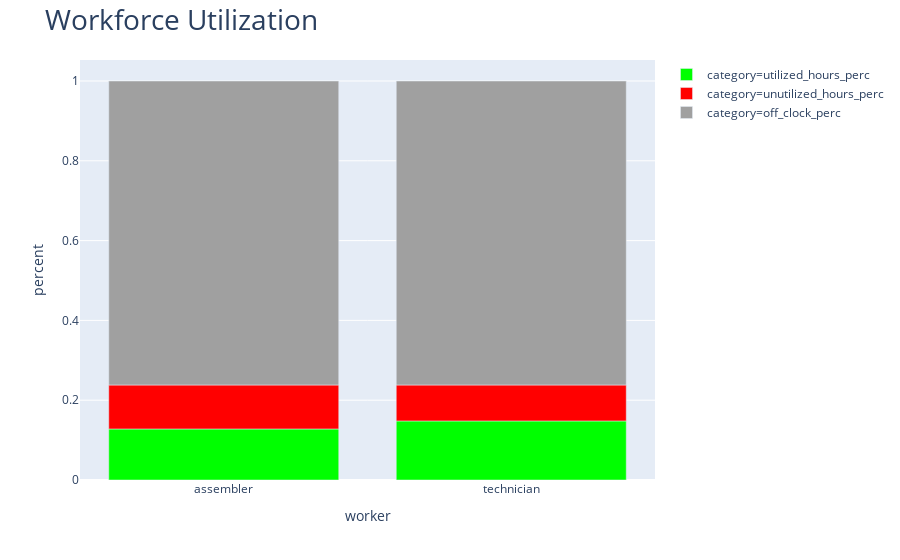

The code cell stored with this chart in its notebook:
### Code cell
output_viewer.plot_worker_utilization(worker_df=worker_df,
                                      worker_cap_dict=worker_cap_dict)

### Figure 1 — Plotly figure (JSON) as saved in the notebook; plotly's stock layout.template omitted (floating-point values rounded to 4 significant figures)
{"data": [{"alignmentgroup": "True", "hoverlabel": {"namelength": 0}, "hovertemplate": "category=utilized_hours_perc<br>worker=%{x}<br>percent=%{y}", "legendgroup": "category=utilized_hours_perc", "marker": {"color": "rgb(0, 255, 0)"}, "name": "category=utilized_hours_perc", "offsetgroup": "category=utilized_hours_perc", "orientation": "v", "showlegend": true, "textposition": "auto", "type": "bar", "x": ["assembler", "technician"], "xaxis": "x", "y": [0.1279, 0.148], "yaxis": "y"}, {"alignmentgroup": "True", "hoverlabel": {"namelength": 0}, "hovertemplate": "category=unutilized_hours_perc<br>worker=%{x}<br>percent=%{y}", "legendgroup": "category=unutilized_hours_perc", "marker": {"color": "rgb(255, 0, 0)"}, "name": "category=unutilized_hours_perc", "offsetgroup": "category=unutilized_hours_perc", "orientation": "v", "showlegend": true, "textposition": "auto", "type": "bar", "x": ["assembler", "technician"], "xaxis": "x", "y": [0.1102, 0.09008], "yaxis": "y"}, {"alignmentgroup": "True", "hoverlabel": {"namelength": 0}, "hovertemplate": "category=off_clock_perc<br>worker=%{x}<br>percent=%{y}", "legendgroup": "category=off_clock_perc", "marker": {"color": "rgb(160, 160, 160)"}, "name": "category=off_clock_perc", "offsetgroup": "category=off_clock_perc", "orientation": "v", "showlegend": true, "textposition": "auto", "type": "bar", "x": ["assembler", "technician"], "xaxis": "x", "y": [0.7619, 0.7619], "yaxis": "y"}], "layout": {"autosize": true, "barmode": "relative", "legend": {"tracegroupgap": 0}, "margin": {"t": 60}, "title": {"font": {"size": 28}, "text": "Workforce Utilization"}, "xaxis": {"anchor": "y", "autorange": true, "domain": [0, 1], "range": [-0.5, 1.5], "title": {"text": "worker"}, "type": "category"}, "yaxis": {"anchor": "x", "autorange": true, "domain": [0, 1], "range": [0, 1.053], "title": {"text": "percent"}, "type": "linear"}}}
